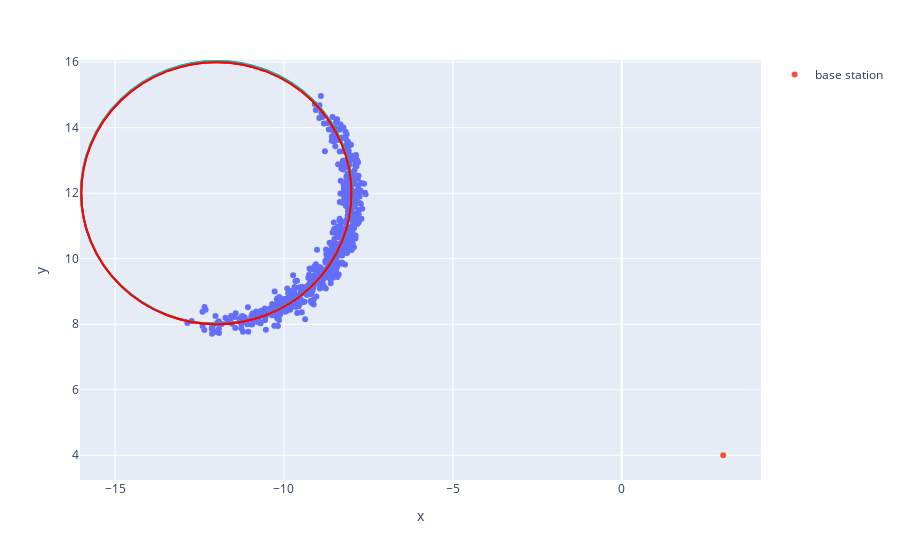

The code cell stored with this chart in its notebook:
### Code cell
px, py, r = opt_res.x

# Draw fit circle
fig.add_shape(type="circle",
    xref="x", yref="y",
    x0=px-r, y0=py-r, x1=px+r, y1=py+r,
    line_color="LightSeaGreen",
)

for o in objects:
    # Draw real circle
    fig.add_shape(type="circle",
        xref="x", yref="y",
        x0=o["x"]-o["r"], y0=o["y"]-o["r"], x1=o["x"]+o["r"], y1=o["y"]+o["r"],
        line_color="Red",
    )

fig.show()

### Figure 1 — Plotly figure (JSON) as saved in the notebook; plotly's stock layout.template omitted (floating-point values rounded to 4 significant figures; data arrays with more than 128 entries replaced by an {"elided": "..."} marker saying what was removed)
{"data": [{"hovertemplate": "x=%{x}<br>y=%{y}<extra></extra>", "legendgroup": "", "marker": {"color": "#636efa", "symbol": "circle"}, "mode": "markers", "name": "", "orientation": "v", "showlegend": false, "type": "scatter", "x": {"elided": "605 float values"}, "xaxis": "x", "y": {"elided": "605 float values"}, "yaxis": "y"}, {"mode": "markers", "name": "base station", "type": "scatter", "x": [3], "y": [4]}], "layout": {"autosize": true, "legend": {"tracegroupgap": 0}, "margin": {"t": 60}, "shapes": [{"line": {"color": "LightSeaGreen"}, "type": "circle", "x0": -16.01, "x1": -7.985, "xref": "x", "y0": 8.012, "y1": 16.04, "yref": "y"}, {"line": {"color": "Red"}, "type": "circle", "x0": -16, "x1": -8, "xref": "x", "y0": 8, "y1": 16, "yref": "y"}, {"line": {"color": "LightSeaGreen"}, "type": "circle", "x0": -16.01, "x1": -7.985, "xref": "x", "y0": 8.012, "y1": 16.04, "yref": "y"}, {"line": {"color": "Red"}, "type": "circle", "x0": -16, "x1": -8, "xref": "x", "y0": 8, "y1": 16, "yref": "y"}], "xaxis": {"anchor": "y", "autorange": true, "domain": [0, 1], "range": [-16.04, 4.126], "title": {"text": "x"}, "type": "linear"}, "yaxis": {"anchor": "x", "autorange": true, "domain": [0, 1], "range": [3.131, 16.09], "title": {"text": "y"}, "type": "linear"}}}
